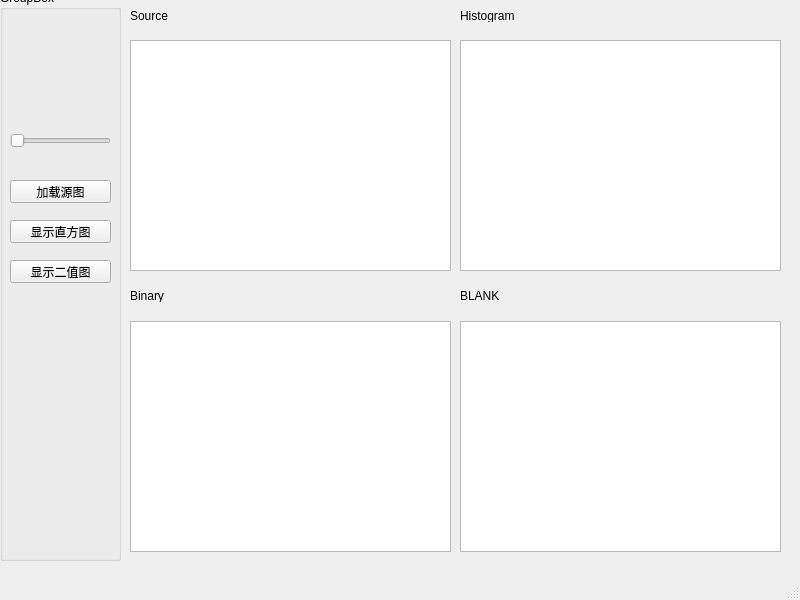
<?xml version="1.0" encoding="UTF-8"?>
<ui version="4.0">
 <class>MainWindow</class>
 <widget class="QMainWindow" name="MainWindow">
  <property name="geometry">
   <rect>
    <x>0</x>
    <y>0</y>
    <width>800</width>
    <height>600</height>
   </rect>
  </property>
  <property name="windowTitle">
   <string>MainWindow</string>
  </property>
  <widget class="QWidget" name="centralwidget">
   <widget class="QGroupBox" name="groupBox">
    <property name="geometry">
     <rect>
      <x>0</x>
      <y>-10</y>
      <width>121</width>
      <height>571</height>
     </rect>
    </property>
    <property name="title">
     <string>GroupBox</string>
    </property>
    <widget class="QSlider" name="threshSlider">
     <property name="geometry">
      <rect>
       <x>10</x>
       <y>140</y>
       <width>101</width>
       <height>22</height>
      </rect>
     </property>
     <property name="orientation">
      <enum>Qt::Horizontal</enum>
     </property>
    </widget>
    <widget class="QPushButton" name="chooseImgBtn">
     <property name="geometry">
      <rect>
       <x>10</x>
       <y>190</y>
       <width>101</width>
       <height>23</height>
      </rect>
     </property>
     <property name="text">
      <string>加载源图</string>
     </property>
    </widget>
    <widget class="QPushButton" name="histBtn">
     <property name="geometry">
      <rect>
       <x>10</x>
       <y>230</y>
       <width>101</width>
       <height>23</height>
      </rect>
     </property>
     <property name="text">
      <string>显示直方图</string>
     </property>
    </widget>
    <widget class="QPushButton" name="binaryBtn">
     <property name="geometry">
      <rect>
       <x>10</x>
       <y>270</y>
       <width>101</width>
       <height>23</height>
      </rect>
     </property>
     <property name="text">
      <string>显示二值图</string>
     </property>
    </widget>
   </widget>
   <widget class="QGraphicsView" name="sourceView">
    <property name="geometry">
     <rect>
      <x>130</x>
      <y>40</y>
      <width>321</width>
      <height>231</height>
     </rect>
    </property>
   </widget>
   <widget class="QGraphicsView" name="histView">
    <property name="geometry">
     <rect>
      <x>460</x>
      <y>40</y>
      <width>321</width>
      <height>231</height>
     </rect>
    </property>
   </widget>
   <widget class="QGraphicsView" name="binaryView">
    <property name="geometry">
     <rect>
      <x>130</x>
      <y>321</y>
      <width>321</width>
      <height>231</height>
     </rect>
    </property>
   </widget>
   <widget class="QGraphicsView" name="graphicsView_4">
    <property name="geometry">
     <rect>
      <x>460</x>
      <y>321</y>
      <width>321</width>
      <height>231</height>
     </rect>
    </property>
   </widget>
   <widget class="QLabel" name="Title">
    <property name="geometry">
     <rect>
      <x>130</x>
      <y>10</y>
      <width>54</width>
      <height>12</height>
     </rect>
    </property>
    <property name="text">
     <string>Source</string>
    </property>
   </widget>
   <widget class="QLabel" name="label">
    <property name="geometry">
     <rect>
      <x>460</x>
      <y>10</y>
      <width>54</width>
      <height>12</height>
     </rect>
    </property>
    <property name="text">
     <string>Histogram</string>
    </property>
   </widget>
   <widget class="QLabel" name="label_3">
    <property name="geometry">
     <rect>
      <x>130</x>
      <y>290</y>
      <width>54</width>
      <height>12</height>
     </rect>
    </property>
    <property name="text">
     <string>Binary</string>
    </property>
   </widget>
   <widget class="QLabel" name="label_4">
    <property name="geometry">
     <rect>
      <x>460</x>
      <y>290</y>
      <width>54</width>
      <height>12</height>
     </rect>
    </property>
    <property name="text">
     <string>BLANK</string>
    </property>
   </widget>
  </widget>
  <widget class="QMenuBar" name="menubar">
   <property name="geometry">
    <rect>
     <x>0</x>
     <y>0</y>
     <width>800</width>
     <height>23</height>
    </rect>
   </property>
  </widget>
  <widget class="QStatusBar" name="statusbar"/>
 </widget>
 <resources/>
 <connections/>
 <slots>
  <slot>btn_click()</slot>
 </slots>
</ui>
